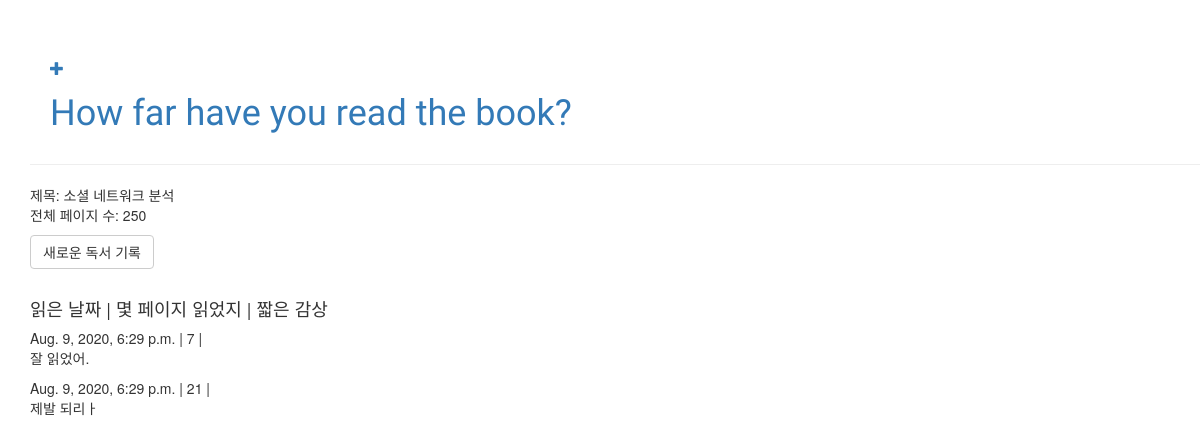
/detail/6/, run on the app's committed database.
### diary/models.py (models this page shows, shortened)
class Article(models.Model):
	title = models.CharField(max_length=50)
	pageTotal = models.PositiveIntegerField(default=0)
	created_date = models.DateTimeField(default=timezone.now)

class Record(models.Model):
	article = models.ForeignKey(Article, on_delete=models.CASCADE, related_name='records')
	pageRecord = models.PositiveIntegerField(default=0)
	rdate = models.DateTimeField(default=timezone.now)
	text = models.TextField(default="오늘 읽은 부분에 대한 감상을 입력하세요.")

### diary/views.py (the view)
# urls.py: path('detail/<int:pk>/', views.book_detail, name='book-detail'),
def book_detail(request, pk):
	post = get_object_or_404(Article, pk=pk)
	return render(request, 'detail.html', {'post':post})

### diary/templates/detail.html
{% extends 'base.html' %}
{% block content %}
 	<div>
		<p>제목: {{ post.title }}<br>
		전체 페이지 수: {{ post.pageTotal }}</p>
	</div>
	<a class="btn btn-default" href="{% url 'add_record_to_book' pk=post.pk %}">새로운 독서 기록</a><br><br>
	<div class="record">
	<h4>읽은 날짜 | 몇 페이지 읽었지 | 짧은 감상</h4>
		{% for record in post.records.all %}
			{{ record.rdate }} | {{ record.pageRecord }} | {{ record.text|linebreaks }}
		{% empty %}
			<p> 아직 이력이 없습니다.</p>
		{% endfor %}
	</div>
{% endblock %}

### data on the page
Article: title "소셜 네트워크 분석", pageTotal "250"
Record: rdate "Aug. 9, 2020, 6:29 p.m.", pageRecord "7", text "잘 읽었어."
Record: rdate "Aug. 9, 2020, 6:29 p.m.", pageRecord "21", text "제발 되리ㅏ"
